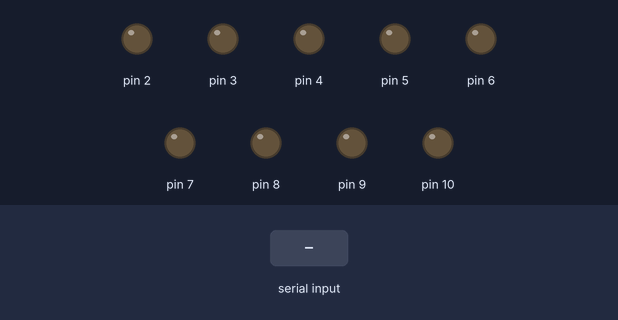
Bench run of a sketch on a simulated Arduino Uno, built with avr-gcc and run on an emulated ATmega328P. Parts: output pins drawn as LEDs (lit = HIGH). The test bench sets the inputs (shaded band).

Above: at 1.2 s.
1.3 s: "2" received over Serial
At 2.5 s:
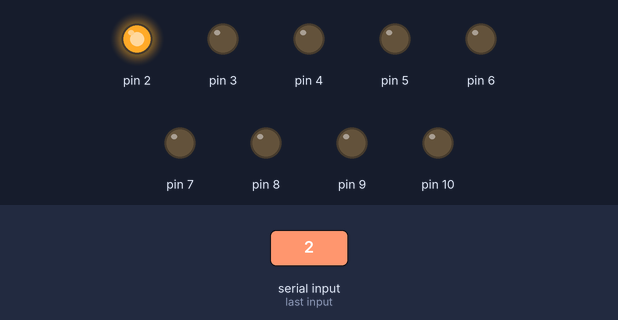
2.8 s: "3" received over Serial
At 3.8 s:
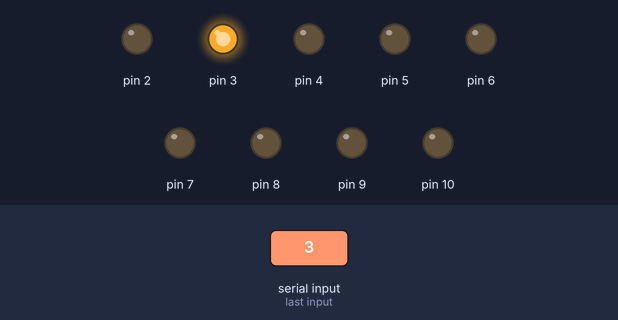
4.3 s: "4" received over Serial
At 4.9 s:
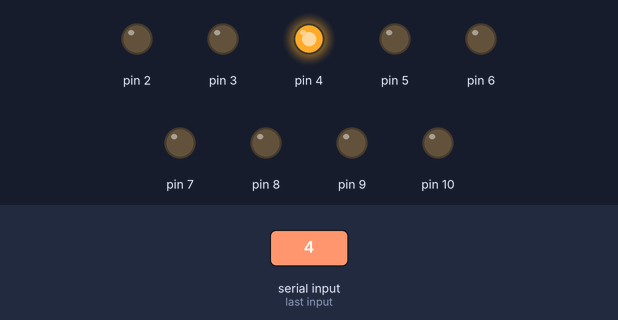
5.8 s: "5" received over Serial
At 7.0 s:
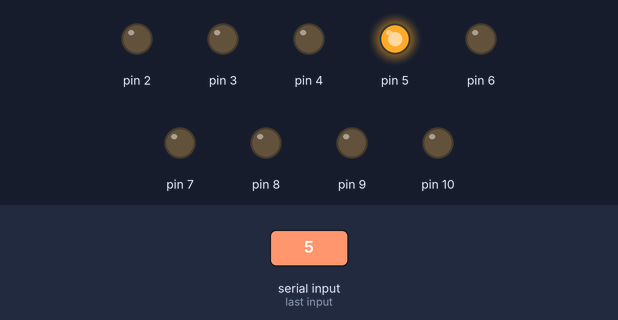
7.3 s: "6" received over Serial
At 8.4 s:
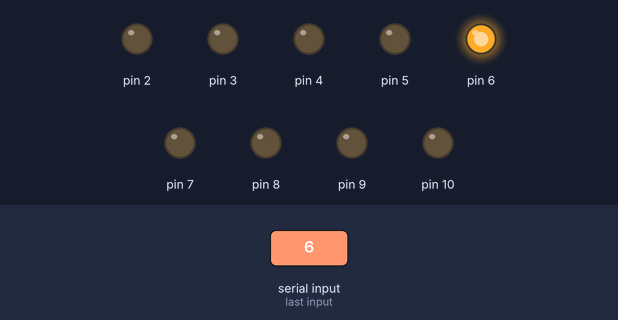
8.8 s: "7" received over Serial
At 9.5 s:
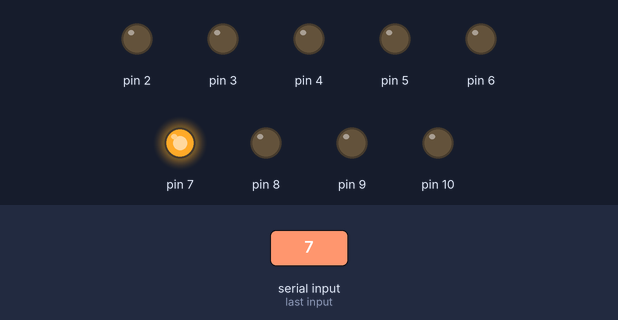
Timing chart, 0 to 11.3 s (numbered marks = the images above; inputs shaded):
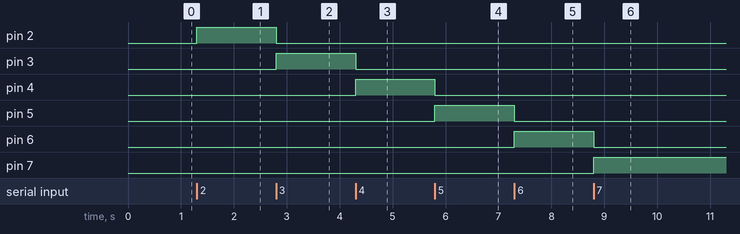

Measured:
- after the input at 1.3 s, pin 2: LOW → HIGH at once
- after the input at 2.8 s, pin 2: HIGH → LOW at once; pin 3: LOW → HIGH at once
- after the input at 4.3 s, pin 3: HIGH → LOW at once; pin 4: LOW → HIGH at once
- after the input at 5.8 s, pin 4: HIGH → LOW at once; pin 5: LOW → HIGH at once
- after the input at 7.3 s, pin 5: HIGH → LOW at once; pin 6: LOW → HIGH at once
- after the input at 8.8 s, pin 6: HIGH → LOW at once; pin 7: LOW → HIGH at once

The sketch:

NesneTakibiLed.ino
```cpp
void setup() {
  // put your setup code here, to run once:
pinMode(10,OUTPUT);
pinMode(7,OUTPUT);
pinMode(6,OUTPUT);
pinMode(5,OUTPUT);
pinMode(4,OUTPUT);
pinMode(3,OUTPUT);
pinMode(2,OUTPUT);
pinMode(8,OUTPUT);
pinMode(9,OUTPUT);

Serial.begin(9600);

}


void loop()
{
  // put your main code here, to run repeatedly:
if (Serial.available())
{
  int gelenVeri= Serial.read();

     if(gelenVeri=='0')
      {
        digitalWrite(2,LOW);
        digitalWrite(3,LOW);
        digitalWrite(4,LOW);
        digitalWrite(5,LOW);
        digitalWrite(6,LOW);
        digitalWrite(7,LOW);
        digitalWrite(8,LOW);
        digitalWrite(9,LOW);
        digitalWrite(10,LOW);
      }

    else if(gelenVeri=='2')
      {
        digitalWrite(2,HIGH);
         digitalWrite(3,LOW);
        digitalWrite(4,LOW);
        digitalWrite(5,LOW);
        digitalWrite(6,LOW);
        digitalWrite(7,LOW);
        digitalWrite(8,LOW);
        digitalWrite(9,LOW);
        digitalWrite(10,LOW);

        }

    else if(gelenVeri=='3')
      {
        digitalWrite(3,HIGH);
        digitalWrite(2,LOW);
        digitalWrite(4,LOW);
        digitalWrite(5,LOW);
        digitalWrite(6,LOW);
        digitalWrite(7,LOW);
        digitalWrite(8,LOW);
        digitalWrite(9,LOW);
        digitalWrite(10,LOW);
        }

    else if(gelenVeri=='4')
      {
        digitalWrite(4,HIGH);
     digitalWrite(3,LOW);
        digitalWrite(2,LOW);
        digitalWrite(5,LOW);
        digitalWrite(6,LOW);
        digitalWrite(7,LOW);
        digitalWrite(8,LOW);
        digitalWrite(9,LOW);
        digitalWrite(10,LOW);
        }
    else if(gelenVeri=='5')
      {
        digitalWrite(5,HIGH);
         digitalWrite(3,LOW);
        digitalWrite(4,LOW);
        digitalWrite(2,LOW);
        digitalWrite(6,LOW);
        digitalWrite(7,LOW);
        digitalWrite(8,LOW);
        digitalWrite(9,LOW);
        digitalWrite(10,LOW);
        }
     else if(gelenVeri=='6')
      {
        digitalWrite(6,HIGH);
        digitalWrite(3,LOW);
        digitalWrite(4,LOW);
        digitalWrite(5,LOW);
        digitalWrite(2,LOW);
        digitalWrite(7,LOW);
        digitalWrite(8,LOW);
        digitalWrite(9,LOW);
        digitalWrite(10,LOW);
        }
     else if(gelenVeri=='7')
      {
        digitalWrite(7,HIGH);
         digitalWrite(3,LOW);
        digitalWrite(4,LOW);
        digitalWrite(5,LOW);
        digitalWrite(6,LOW);
        digitalWrite(2,LOW);
        digitalWrite(11,LOW);
        digitalWrite(12,LOW);
        digitalWrite(13,LOW);
        }
     else if(gelenVeri=='8')
      {
        digitalWrite(8,HIGH);
        digitalWrite(3,LOW);
        digitalWrite(4,LOW);
        digitalWrite(5,LOW);
        digitalWrite(6,LOW);
        digitalWrite(7,LOW);
        digitalWrite(2,LOW);
        digitalWrite(9,LOW);
        digitalWrite(10,LOW);
        }
     else if(gelenVeri=='9')
      {
        digitalWrite(9,HIGH);
       digitalWrite(3,LOW);
        digitalWrite(4,LOW);
        digitalWrite(5,LOW);
        digitalWrite(6,LOW);
        digitalWrite(7,LOW);
        digitalWrite(8,LOW);
        digitalWrite(2,LOW);
        digitalWrite(13,LOW);
        }
     else if(gelenVeri=='10')
      {
        digitalWrite(10,HIGH);
        digitalWrite(3,LOW);
        digitalWrite(4,LOW);
        digitalWrite(5,LOW);
        digitalWrite(6,LOW);
        digitalWrite(7,LOW);
        digitalWrite(8,LOW);
        digitalWrite(9,LOW);
        digitalWrite(2,LOW);
        }
  }
}
```
